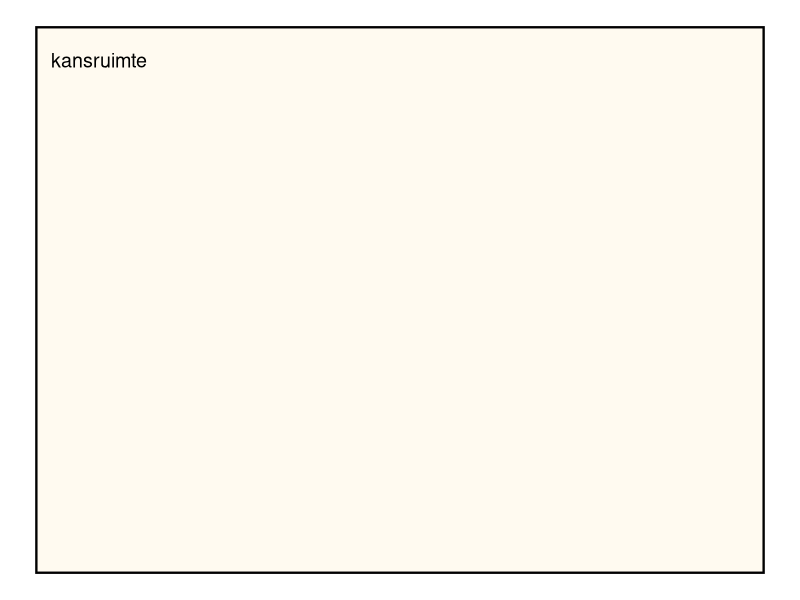
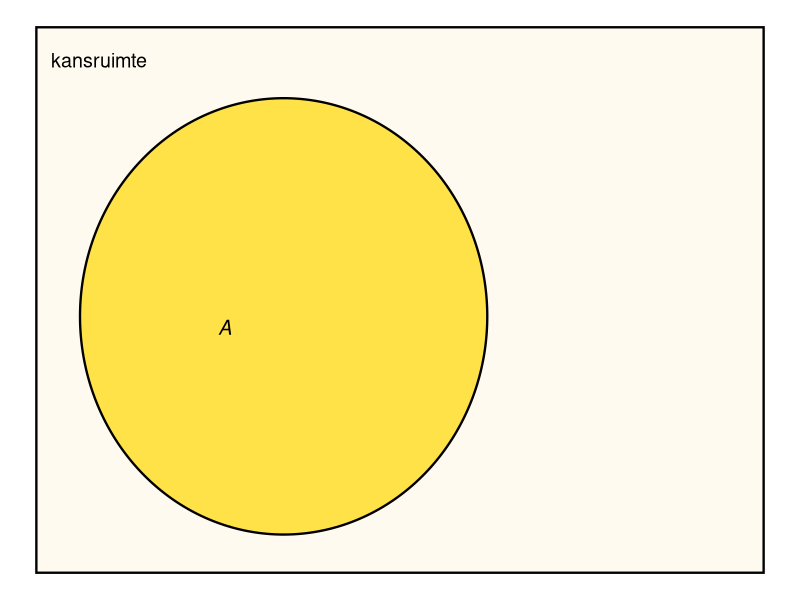
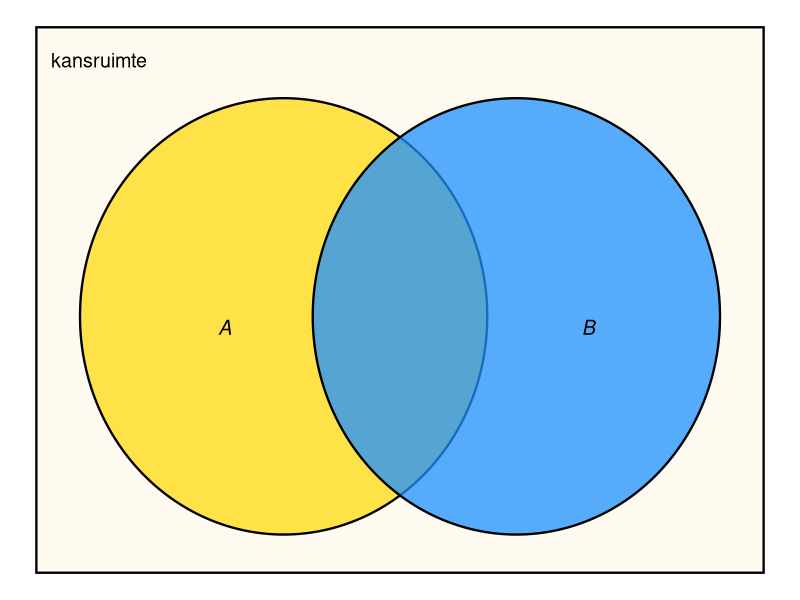
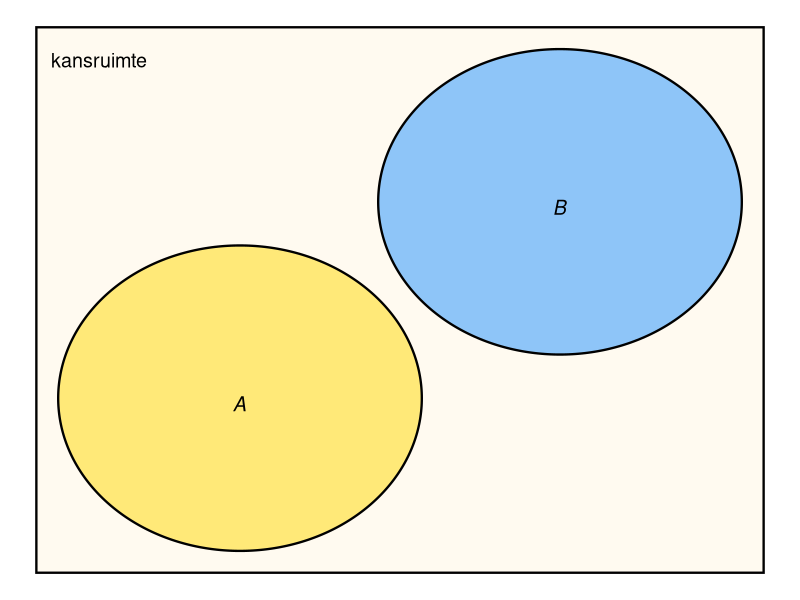
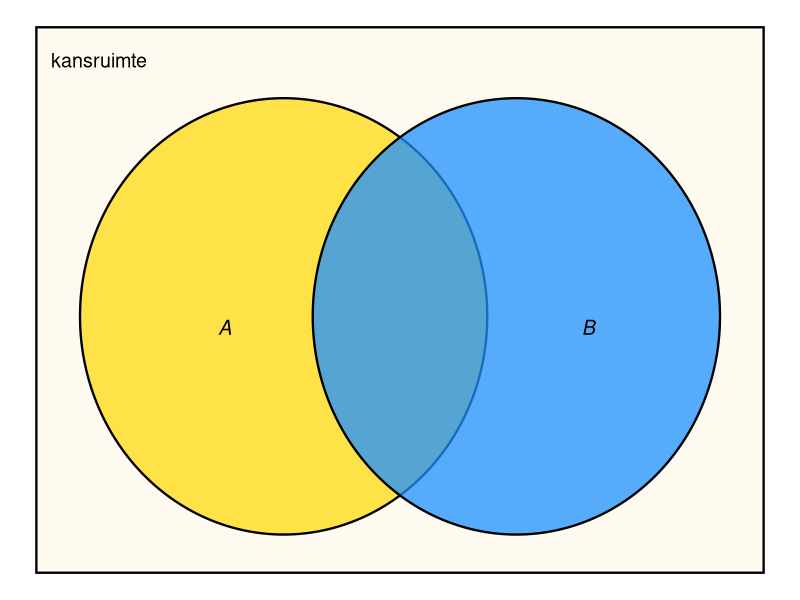
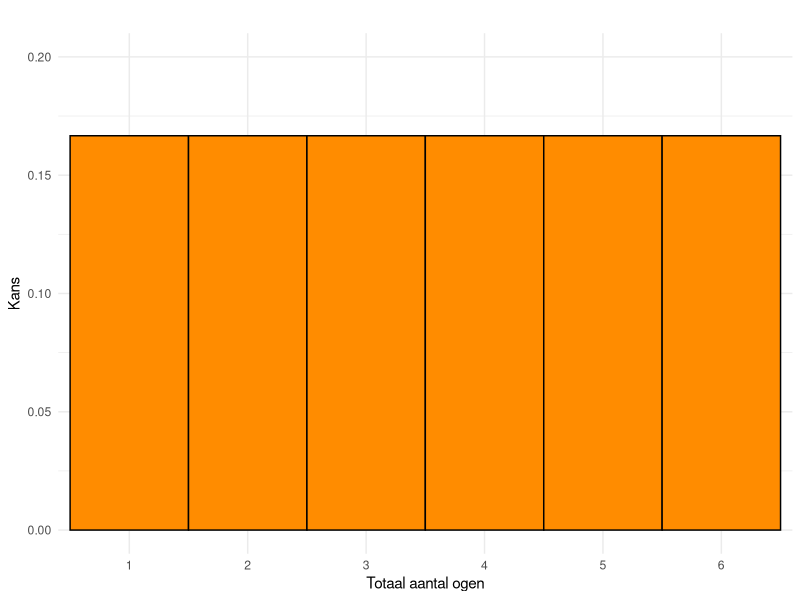
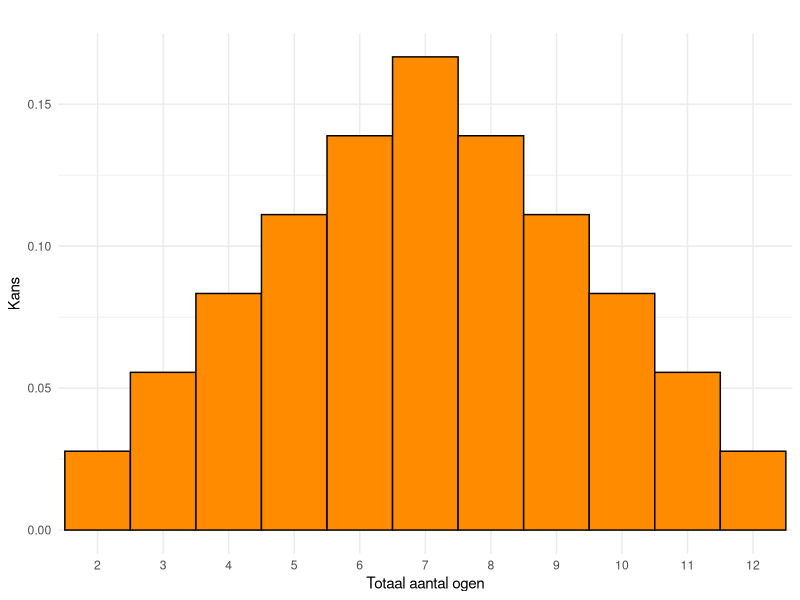
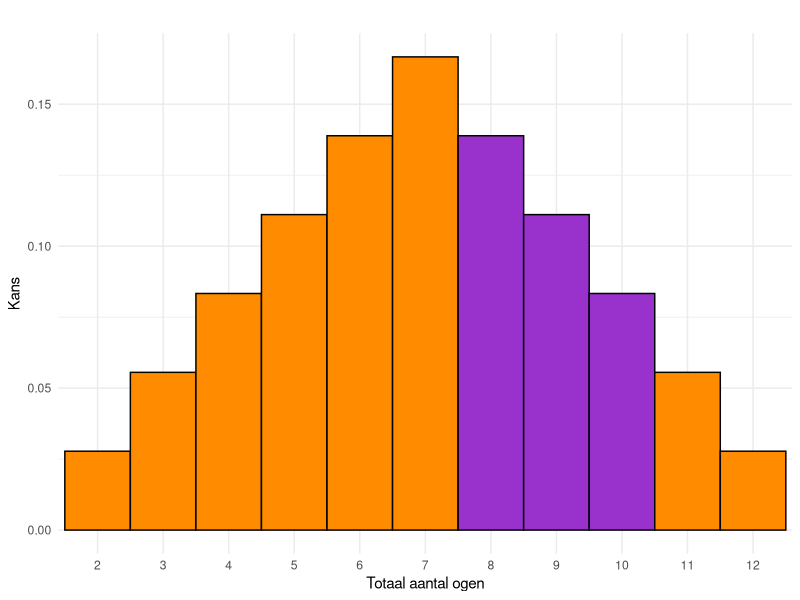

Reproduce these figures in R, in order.
## ---- chunk 1
#| code-fold: true
#| warning: false
#| fig-cap: "Een minimaal Venn-diagram. Het rechthoek stelt de volledige kansruimte voor."
#| label: fig-venn
#| fig.width: 6
#| fig.height: 4

if (!("ggplot2" %in% .packages())){ 
  library(ggplot2) 
  }
if (!("ggforce" %in% .packages())){ 
  library(ggforce) 
  }

kleurKansruimte <- "FloralWhite"

kansruimte <- ggplot() +  
  geom_rect(
    aes(xmin = 0, ymin = 0, xmax= 100, ymax = 100),
    fill = kleurKansruimte, color = "black", size = .8
    ) +
  annotate(
    "text", 
    x = 2, y = 94, 
    label = "kansruimte", 
    color = "black", 
    hjust = 0, 
    size = 5
    ) +
  theme_void()

kansruimte
## ---- chunk 2
#| code-fold: true
#| warning: false
#| fig-cap: "Venn-diagram met gebeurtenis $A$. Een gebeurtenis is een deelverzameling van de kansruimte."
#| label: fig-vennA
#| fig.width: 6
#| fig.height: 4

kleurA <- "Gold"

A <- list(
  geom_ellipse(
    aes(x0 = 34, y0 = 47, a = 28,  b = 40,  angle = 0), 
    fill = kleurA , alpha = 0.7, size = .8
    ),
  annotate(
    "text", 
    x = 25, y = 45, 
    label = expression(italic(A)), 
    color = "black", 
    hjust = 0, 
    size = 5
    )
  )

kansruimte + A

## ---- chunk 3
#| code-fold: true
#| warning: false
#| fig-cap: "Venn-diagram met twee gebeurtenissen: $A$ en $B$."
#| label: fig-vennAB
#| fig.width: 6
#| fig.height: 4

kleurB <- "DodgerBlue"

B <- list( 
  geom_ellipse(
    aes(x0 = 66, y0 = 47, a = 28,  b = 40,  angle = 0), 
    fill = kleurB, alpha = 0.75, size = .8
    ),
  annotate(
    "text", 
    x = 75, y = 45, 
    label = expression(italic(B)), 
    color = "black", 
    hjust = 0, 
    size = 5
    )
)

(AB <- kansruimte + A + B)

## ---- chunk 4
#| code-fold: true
#| warning: false
#| fig-cap: "Venn-diagram. De gebeurtenissen $A$ en $B$ overlappen niet en sluiten elkaar dus uit."
#| label: fig-uitsluiten
#| fig.width: 6
#| fig.height: 4

A2 <- list(
  geom_ellipse(
    aes(x0 = 28, y0 = 32, a = 25,  b = 28,  angle = 0), 
    fill = kleurA, alpha = 0.5, size = 0.8
    ), 
  annotate(
    "text", 
    x = 27, y = 31, 
    label = expression(italic(A)), 
    color = "black", 
    hjust = 0, 
    size = 5
    )
  )

B2 <- list(
  geom_ellipse(
    aes(x0 = 72, y0 = 68, a = 25,  b = 28,  angle = 0), 
    fill = kleurB, alpha = 0.5, size = 0.8
    ),
  annotate(
    "text", 
    x = 71, y = 67, 
    label = expression(italic(B)), 
    color = "black", 
    hjust = 0, 
    size = 5
    )
)

(AB2 <- kansruimte + A2 + B2)
## ---- chunk 5
#| code-fold: true
#| warning: false
#| fig-cap: "Venn-diagram.Voor de kans op $A$ of $B$ moet het groene gebied één keer worden meegeteld!"
#| label: fig-vennAB2
#| fig.width: 6
#| fig.height: 4

AB

## ---- chunk 6
#| code-fold: true
#| warning: false
#| fig.cap: "Kansverdeling: de kansen bij het gooien van één dobbelsteen."
#| label: fig-uniform-dobbelsteen
#| fig.width: 5
#| fig.height: 4
 
# Controleer of de benodigde pakketten zijn geladen
if (!("ggplot2" %in% .packages())) {
  library("ggplot2")
}

# Parameters definiëren
min_ogen <- 1       # Minimum aantal ogen op een dobbelsteen
max_ogen <- 6       # Maximum aantal ogen op een dobbelsteen
kans <- 1 / max_ogen # Gelijke kans voor elke uitkomst
kleur <- "darkorange"   # Kleur voor de balken in de plot

# Genereer de uitkomsten en bijbehorende kansen
uitkomsten <- seq(min_ogen, max_ogen)
kansen <- rep(kans, length(uitkomsten))

# Maak een data frame met uitkomsten en kansen
kansen_dobbelsteen <- data.frame(
  uitkomsten = factor(uitkomsten),
  kansen = kansen
)

# Maak de plot
ggplot(kansen_dobbelsteen, aes(x = uitkomsten, y = kansen)) +
  geom_bar(
    stat = "identity",     # Balken representeren kanswaarden direct
    width = 1,             # Volledige breedte van de categorie
    fill = kleur,          # Kleur voor de balken
    color = "black"        # Randkleur voor de balken
  ) +
  labs(
    title = "",
    x = "Totaal aantal ogen",      # Titel voor de x-as
    y = "Kans"              # Titel voor de y-as
  ) +
  ylim(0, 0.2) +            # Zorg dat de y-as tot 0.02 loopt
  theme_minimal()
## ---- chunk 7
#| code-fold: true
#| warning: false
#| fig.cap: "Kansverdeling voor het aantal ogen van twee dobbelstenen."
#| label: fig-kansverdeling-twee-dobbelstenen
#| fig.width: 5
#| fig.height: 4

# Controleer of de benodigde pakketten zijn geladen
if (!("ggplot2" %in% .packages())) {
  library("ggplot2")
}

# Parameters definiëren
min_som <- 2          # Minimum som bij twee dobbelstenen
max_som <- 2*max_ogen # Maximum som bij twee dobbelstenen
kleur <- rep("darkorange", 11) # Kleur voor de balken in de plot

# Genereer uitkomsten en bijbehorende kansen
uitkomsten <- seq(min_som, max_som)                     # Mogelijke uitkomsten
kansen <- pmin(uitkomsten - 1, 13 - uitkomsten) / max_ogen^2    # Kansen berekenen

# Maak een data frame met uitkomsten en kansen
kansen_dobbelsteen <- data.frame(
  uitkomsten = factor(uitkomsten),
  kansen = kansen
)

# Maak de plot
verdelingTweeDobbelstenen <- function(kleur)
  {
  ggplot(kansen_dobbelsteen, aes(x = uitkomsten, y = kansen)) +
  geom_bar(
    stat = "identity",     # Balken representeren kanswaarden direct
    width = 1,             # Volledige breedte van de categorie
    fill = kleur,          # Kleur voor de balken
    color = "black"        # Randkleur voor de balken
  ) +
  labs(
    title = "",
    x = "Totaal aantal ogen",      # Titel voor de x-as
    y = "Kans"              # Titel voor de y-as
  ) +
  theme_minimal()           # Minimalistisch thema voor de plot
}

verdelingTweeDobbelstenen(kleur)

## ---- chunk 8
#| code-fold: true
#| warning: false
#| fig-cap: "Kansverdeling van het totaal aantal ogen van twee dobbelstenen."
#| label: fig-kansverdeling-twee-dobbelstenen-2
#| fig.width: 5
#| fig.height: 4

kleur <- rep("darkorange", 11)
kleur[7:9] <- "darkorchid"

verdelingTweeDobbelstenen(kleur)

## ---- chunk 9
#| code-fold: true
#| warning: false
#| fig.cap: "Cumulatieve verdeling van de som van de ogen van twee dobbelstenen."
#| label: fig-cumulverdeling-twee-dobbelstenen
#| fig.width: 5
#| fig.height: 4

# Controleer of de benodigde pakketten zijn geladen
if (!("ggplot2" %in% .packages())) {
  library("ggplot2")
}

# Voeg extra punten toe om de cumulatieve kansen buiten het bereik van 2-12 te tonen
kansen_dobbelsteen_cumulatief <- data.frame(
  uitkomsten = c(1, uitkomsten, 13), # Voeg 1 en 13 toe als grenzen
  kansen = c(0, cumsum(kansen), 1)   # Voeg 0 en 1 toe aan de kansen
)

# Genereer de datapunten voor de open cirkels
open_cirkels <- data.frame(
  uitkomsten = uitkomsten,
  kansen = c(0, cumsum(kansen)[-length(kansen)])
)

# Maak een data frame voor de horizontale lijnen (stappen van de cumulatieve kans)
lijnen_data <- data.frame(
  x_start = kansen_dobbelsteen_cumulatief$uitkomsten[-nrow(kansen_dobbelsteen_cumulatief)],
  x_end = kansen_dobbelsteen_cumulatief$uitkomsten[-1] - .1,
  y = kansen_dobbelsteen_cumulatief$kansen[-nrow(kansen_dobbelsteen_cumulatief)]
)

# Maak de plot
ggplot() +
  # Voeg de horizontale lijnen toe
  geom_segment(
    data = lijnen_data,
    aes(x = x_start, xend = x_end, y = y, yend = y),
    color = "darkorange",        # Kleur van de lijnen
    size = 1                     # Dikte van de lijnen
  ) +
  # Voeg gesloten cirkels (linkerkanten) toe, behalve bij (1, 0) en (13, 1)
  geom_point(
    data = kansen_dobbelsteen_cumulatief[-c(1, nrow(kansen_dobbelsteen_cumulatief)), ],
    aes(x = uitkomsten, y = kansen),
    shape = 16,                  # Gesloten cirkel
    size = 3,
    color = "darkorange"
  ) +
  # Voeg open cirkels (rechterkanten) toe
  geom_point(
    data = open_cirkels,
    aes(x = uitkomsten, y = kansen),
    shape = 1,                 # Open cirkel
    size = 1.8,
    stroke = 1.4,
    color = "darkorange"
  ) +
  scale_x_continuous(
    breaks = 2:12,               # Ticks alleen bij gehele getallen van 2 tot 12
    minor_breaks = NULL          # Verwijder alle minor ticks
  ) +
  labs(
    title = "",
    x = "Totaal aantal ogen",    # Titel voor de x-as
    y = "Cumulatieve kans"       # Titel voor de y-as
  ) +
  theme_minimal()                 # Minimalistisch thema
## ---- chunk 10
#| code-fold: true
#| warning: false
#| fig-cap: "De normale verdeling."
#| label: fig-normale-verdeling
#| width: 5

#library(grid)

# Create a data frame for the standard normal distribution
x <- seq(-3.5, 3.5, length.out = 200)
data <- data.frame(x = x, y = dnorm(x))

h <- exp(-0.5)/sqrt(2*pi)

  ggplot(data, aes(x, y)) +
  geom_line(color = "black", linewidth = 1) + # Standard normal curve
  geom_area(data = subset(data, x >= -1 & x <= 1), aes(x, y), fill = "orange", alpha = 0.4) + # Area between -1 and 1
  geom_segment(
    aes(x = 0, xend = -1, y = h, yend = h), 
    arrow = arrow(length = unit(0.2, "cm")), 
    color = "black", 
    linewidth = 0.8) + # Arrow
  #  annotate("text", x = -0.5, y = 0.03, label = "x == -1 %->% x == 0", 
  #           parse = TRUE, hjust = 0.5, color = "red", size = 4) + # Annotation for the arrow
  scale_x_continuous(
    breaks = c(-2, -1, 0, 1, 2), 
    labels = c(expression(-2 * sigma), expression(-sigma), expression(mu), expression(sigma), expression(2*sigma))
  ) + # Label for x = 0 as µ
  scale_y_continuous(labels = NULL, breaks = NULL) + # Remove y-axis numbers
  theme_classic() +
  labs(y = "Kansdichtheid", x = expression(x)) + # Add y-axis label
  theme_minimal() +
  theme(axis.text.x = element_text(size = 14),
        axis.text.y = element_blank(), # Remove y-axis text
        axis.ticks.y = element_blank(), # Remove y-axis ticks
        axis.line.y = element_line(),
        axis.line.x = element_line(),
        axis.title.y = element_text(size = 12, angle = 90), # Style y-axis label
        axis.title = element_text(size = 14),
        panel.grid = element_blank())
## ---- chunk 11
#| label: fig-t
#| fig-cap: "Verschillende $t$-verdelingen en de standaard-normale verdeling"
#| warning: false
#| code-fold: true
#| fig-height: 4

t_values <- seq(-3.5, 3.5, by = 0.1)
z_values <- seq(-3.5, 3.5, by = 0.1)

dataframe <- data.frame(
  t = c(z_values, rep(t_values, 3)),
  prob = c(
    dnorm(z_values),
    dt(t_values, df = 2),
    dt(t_values, df = 5),
    dt(t_values, df = 20)
  ),
  df = factor(
    c(
      rep("standaard-normaal", length(z_values)),
      rep("df = 2", length(t_values)),
      rep("df = 5", length(t_values)),
      rep("df = 20", length(t_values))
    ),
    levels = c(
      "df = 2", "df = 5", "df = 20", "standaard-normaal"
    )
  ) 
)

ggplot(
  dataframe, 
  aes(
    x = t, y = prob, 
    group = df, color = df, linewidth = df, linetype = df)
) +
  geom_line(
  ) +
  scale_color_manual(
    values = c( rep("black", 3), "#e8601d")
  ) + 
  scale_linewidth_manual(
    values = c(1, 1, 1, 1.2)
  ) +
  scale_linetype_manual(
    values = c(
      "df = 2"="longdash", 
      "df = 5"="dashed", 
      "df = 20"="dotted",
      "standaard-normaal"="solid" 
    )
  ) +
  labs(
    x = expression(italic(t)),
    y = "kansdichtheid"
  )
